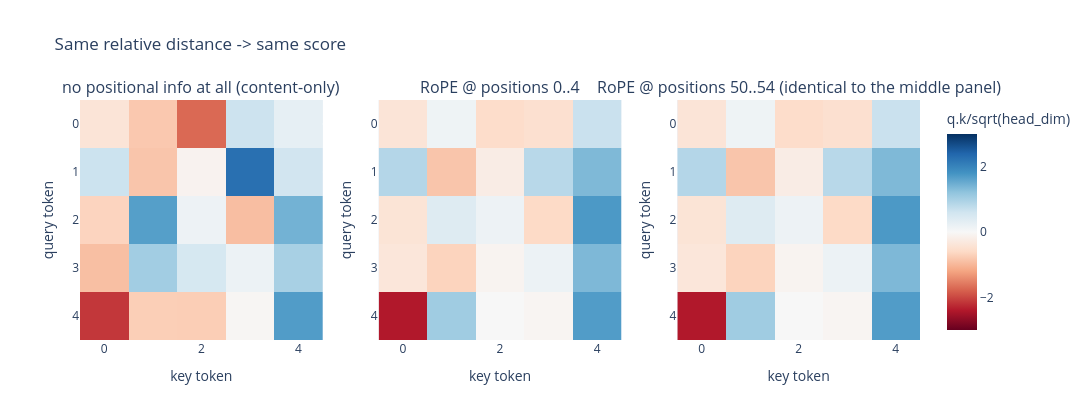

The notebook cell saved with this chart:
### Markdown cell above
## Part 2 -- from vectors to attention scores

An attention score is just a dot product, $q \cdot k / \sqrt{\text{head\_dim}}$.
**Without any positional information**, that score only reflects *content*
similarity -- shuffle the token order and every score stays exactly the
same, since positions never entered the computation at all. RoPE fixes this
by rotating $q$ at position $m$ and $k$ at position $n$ *before* the dot
product. The journal entry's complex-number derivation proves this
algebraically: rotating both sides turns the score into a function of
$(m-n)$ only, never $m$ and $n$ individually.

### Graph 5 -- same relative distance, same score

To check this isn't just an algebraic curiosity: fix 5 tokens' content
vectors, score them at positions $[0,1,2,3,4]$, then score the *exact same
content* again at positions $[50,51,52,53,54]$ -- same spacing, shifted by
50. If the relative-position claim is right, both score matrices should be
numerically identical.

### Code cell
torch.manual_seed(42)
n_tokens = 5
q_content = torch.randn(n_tokens, head_dim)
k_content = torch.randn(n_tokens, head_dim)
scale = math.sqrt(head_dim)

def rope_scores(positions):
    q_r, k_r = rope_real.apply_to_qk(q_content, k_content, positions)
    return (q_r @ k_r.T) / scale

positions_a = torch.arange(n_tokens, dtype=torch.float32)   # [0, 1, 2, 3, 4]
positions_b = positions_a + 50                              # [50, 51, 52, 53, 54] -- same spacing

scores_raw = (q_content @ k_content.T) / scale               # no positional info at all
scores_a = rope_scores(positions_a)
scores_b = rope_scores(positions_b)

max_diff = (scores_a - scores_b).abs().max().item()
print(f"max|scores(pos 0-4) - scores(pos 50-54)| = {max_diff:.2e}  (same spacing -> same scores)")
assert max_diff < 1e-4

titles = ["no positional info at all (content-only)", "RoPE @ positions 0..4",
          "RoPE @ positions 50..54 (identical to the middle panel)"]
fig5 = make_subplots(rows=1, cols=3, subplot_titles=titles)
for col, mat in enumerate([scores_raw, scores_a, scores_b], start=1):
    fig5.add_trace(go.Heatmap(z=mat.detach().numpy(), zmin=-3, zmax=3, zmid=0, colorscale="RdBu",
                               showscale=(col == 3),
                               colorbar=dict(title="q.k/sqrt(head_dim)") if col == 3 else None),
                   row=1, col=col)
    fig5.update_xaxes(title="key token", row=1, col=col)
    fig5.update_yaxes(title="query token", autorange="reversed", row=1, col=col)
fig5.update_layout(title="Same relative distance -> same score", width=1200, height=420)
fig5.show()

### Figure 1 — Plotly figure (JSON) as saved in the notebook; plotly's stock layout.template omitted (floating-point values rounded to 4 significant figures)
{"data": [{"colorscale": [[0, "rgb(103,0,31)"], [0.1, "rgb(178,24,43)"], [0.2, "rgb(214,96,77)"], [0.3, "rgb(244,165,130)"], [0.4, "rgb(253,219,199)"], [0.5, "rgb(247,247,247)"], [0.6, "rgb(209,229,240)"], [0.7, "rgb(146,197,222)"], [0.8, "rgb(67,147,195)"], [0.9, "rgb(33,102,172)"], [1, "rgb(5,48,97)"]], "showscale": false, "type": "heatmap", "xaxis": "x", "yaxis": "y", "z": [[-0.401, -0.8092, -1.725, 0.6345, 0.2757], [0.6446, -0.8452, -0.1038, 2.264, 0.5884], [-0.6733, 1.661, 0.1612, -0.9194, 1.433], [-0.915, 1.045, 0.514, 0.1741, 0.9891], [-2.14, -0.7389, -0.7445, -0.04512, 1.695]], "zmax": 3, "zmid": 0, "zmin": -3}, {"colorscale": [[0, "rgb(103,0,31)"], [0.1, "rgb(178,24,43)"], [0.2, "rgb(214,96,77)"], [0.3, "rgb(244,165,130)"], [0.4, "rgb(253,219,199)"], [0.5, "rgb(247,247,247)"], [0.6, "rgb(209,229,240)"], [0.7, "rgb(146,197,222)"], [0.8, "rgb(67,147,195)"], [0.9, "rgb(33,102,172)"], [1, "rgb(5,48,97)"]], "showscale": false, "type": "heatmap", "xaxis": "x2", "yaxis": "y2", "z": [[-0.401, 0.1381, -0.5501, -0.491, 0.6672], [0.8793, -0.8452, -0.2305, 0.8404, 1.347], [-0.4086, 0.387, 0.1612, -0.6018, 1.729], [-0.3617, -0.6766, -0.08313, 0.1741, 1.353], [-2.406, 1.064, 0.00026, -0.0621, 1.695]], "zmax": 3, "zmid": 0, "zmin": -3}, {"colorbar": {"title": {"text": "q.k/sqrt(head_dim)"}}, "colorscale": [[0, "rgb(103,0,31)"], [0.1, "rgb(178,24,43)"], [0.2, "rgb(214,96,77)"], [0.3, "rgb(244,165,130)"], [0.4, "rgb(253,219,199)"], [0.5, "rgb(247,247,247)"], [0.6, "rgb(209,229,240)"], [0.7, "rgb(146,197,222)"], [0.8, "rgb(67,147,195)"], [0.9, "rgb(33,102,172)"], [1, "rgb(5,48,97)"]], "showscale": true, "type": "heatmap", "xaxis": "x3", "yaxis": "y3", "z": [[-0.401, 0.1381, -0.5501, -0.491, 0.6672], [0.8793, -0.8452, -0.2305, 0.8404, 1.347], [-0.4086, 0.387, 0.1612, -0.6018, 1.729], [-0.3617, -0.6766, -0.08313, 0.1741, 1.353], [-2.406, 1.064, 0.00026, -0.0621, 1.695]], "zmax": 3, "zmid": 0, "zmin": -3}], "layout": {"annotations": [{"font": {"size": 16}, "showarrow": false, "text": "no positional info at all (content-only)", "x": 0.1444, "xanchor": "center", "xref": "paper", "y": 1, "yanchor": "bottom", "yref": "paper"}, {"font": {"size": 16}, "showarrow": false, "text": "RoPE @ positions 0..4", "x": 0.5, "xanchor": "center", "xref": "paper", "y": 1, "yanchor": "bottom", "yref": "paper"}, {"font": {"size": 16}, "showarrow": false, "text": "RoPE @ positions 50..54 (identical to the middle panel)", "x": 0.8556, "xanchor": "center", "xref": "paper", "y": 1, "yanchor": "bottom", "yref": "paper"}], "height": 420, "title": {"text": "Same relative distance -> same score"}, "width": 1200, "xaxis": {"anchor": "y", "domain": [0, 0.2889], "title": {"text": "key token"}}, "xaxis2": {"anchor": "y2", "domain": [0.3556, 0.6444], "title": {"text": "key token"}}, "xaxis3": {"anchor": "y3", "domain": [0.7111, 1], "title": {"text": "key token"}}, "yaxis": {"anchor": "x", "autorange": "reversed", "domain": [0, 1], "title": {"text": "query token"}}, "yaxis2": {"anchor": "x2", "autorange": "reversed", "domain": [0, 1], "title": {"text": "query token"}}, "yaxis3": {"anchor": "x3", "autorange": "reversed", "domain": [0, 1], "title": {"text": "query token"}}}}
